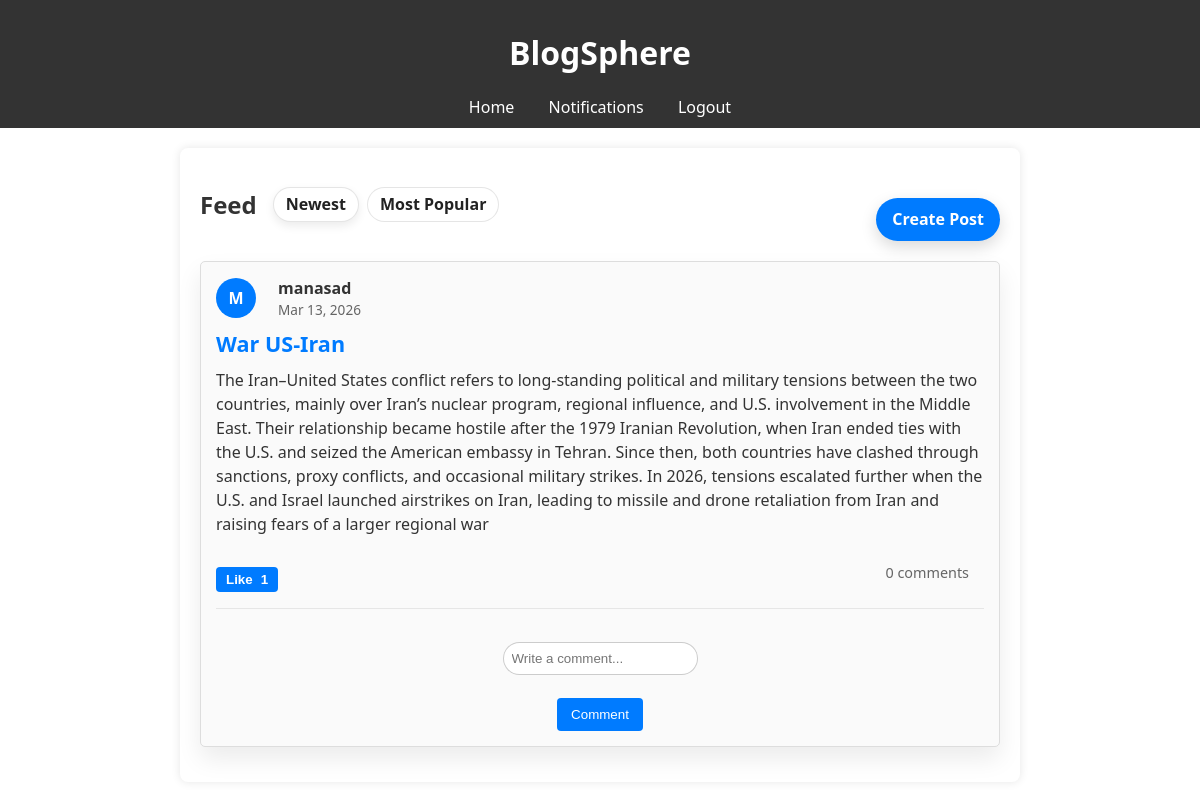
Screenshot of / (signed in) with the database file from the repository.
### models.py (models this page shows)
class Post(db.Model):
    id = db.Column(db.Integer, primary_key=True)
    user_id = db.Column(db.Integer, db.ForeignKey('user.id'), nullable=False)
    title = db.Column(db.String(200), nullable=False)
    content = db.Column(db.Text, nullable=False)
    created_at = db.Column(db.DateTime, default=datetime.utcnow)
    comments = db.relationship('Comment', backref='post', lazy=True)
    likes = db.relationship('Like', backref='post', lazy=True)

class User(UserMixin, db.Model):
    id = db.Column(db.Integer, primary_key=True)
    username = db.Column(db.String(150), unique=True, nullable=False)
    email = db.Column(db.String(150), unique=True, nullable=False)
    password_hash = db.Column(db.String(150), nullable=False)
    bio = db.Column(db.Text, nullable=True)
    posts = db.relationship('Post', backref='author', lazy=True)
    comments = db.relationship('Comment', backref='author', lazy=True)
    likes = db.relationship('Like', backref='user', lazy=True)
    notifications = db.relationship('Notification', backref='user', lazy=True)

### app.py (the view)
@app.route('/')
@login_required
def home():
    sort = request.args.get('sort', 'newest')
    if sort == 'popular':
        posts = (
            Post.query
            .outerjoin(Like)
            .group_by(Post.id)
            .order_by(db.func.count(Like.id).desc(), Post.created_at.desc())
            .all()
        )
    else:
        posts = Post.query.order_by(Post.created_at.desc()).all()
    return render_template('home.html', posts=posts, sort=sort)

### app.py (called while the page is built)
@login_manager.user_loader
def load_user(user_id):
    return User.query.get(int(user_id))

@app.context_processor
def inject_unread_count():
    if current_user.is_authenticated:
        unread_count = Notification.query.filter_by(user_id=current_user.id, is_read=False).count()
        return dict(unread_count=unread_count)
    return dict(unread_count=0)

### templates/home.html (shortened to what this page needs)
{% extends "base.html" %}
{% block content %}
<div class="feed-header">
    <div class="feed-header-left">
        <h2>Feed</h2>
        <div class="feed-filters">
            <a href="{{ url_for('home', sort='newest') }}" class="filter-btn {% if sort != 'popular' %}active{% endif %}">Newest</a>
            <a href="{{ url_for('home', sort='popular') }}" class="filter-btn {% if sort == 'popular' %}active{% endif %}">Most Popular</a>
        </div>
    </div>
    <a class="create-post-btn" href="{{ url_for('create_post') }}">Create Post</a>
</div>
{% for post in posts %}
<div class="post">
    <div class="post-header">
        <div class="avatar" aria-hidden="true">{{ post.author.username[0]|upper }}</div>
        <div class="post-meta">
            <span class="post-author">{{ post.author.username }}</span>
            <span class="post-date">{{ post.created_at.strftime('%b %d, %Y') }}</span>
        </div>
    </div>
    <h3 class="post-title">{{ post.title }}</h3>
    <p class="post-content">{{ post.content }}</p>
    <div class="post-actions">
        <div class="post-engage">
            {% set liked = (post.likes | selectattr('user_id', 'equalto', current_user.id) | list | length) > 0 %}
            <form method="POST" action="{{ url_for('like_post', post_id=post.id) }}" class="like-form">
                <button type="submit" class="like-btn {% if liked %}liked{% endif %}">
                    {% if liked %}Unlike{% else %}Like{% endif %}
                    <span class="like-count">{{ post.likes|length }}</span>
                </button>
            </form>
        </div>
        <div class="post-stats">
            <span>{{ post.comments|length }} comments</span>
        </div>
    </div>
    <div class="comments">
        <form method="POST" action="{{ url_for('comment_post', post_id=post.id) }}" class="comment-form">
            <input type="text" name="comment" placeholder="Write a comment..." required>
            <button type="submit">Comment</button>
        </form>
    </div>
</div>
{% endfor %}
{% endblock %}

### templates/base.html (shortened to what this page needs)
<!DOCTYPE html>
<html lang="en">
<head>
    <link rel="stylesheet" href="{{ url_for('static', filename='css/style.css') }}">
</head>
<body class="{% block body_class %}{% endblock %}">
    <header>
        <h1>BlogSphere</h1>
        <nav>
            {% if current_user.is_authenticated %}
                <a href="{{ url_for('home') }}">Home</a>
                <a href="{{ url_for('notifications') }}">Notifications{% if unread_count %} ({{ unread_count }}){% endif %}</a>
                <a href="{{ url_for('logout') }}">Logout</a>
            {% else %}
                <a href="{{ url_for('login') }}">Login</a>
                <a href="{{ url_for('register') }}">Register</a>
            {% endif %}
        </nav>
    </header>
    <main>
        {% block content %}{% endblock %}
    </main>
</body>
</html>

### static/css/style.css (style rules this page uses)
body { font-family: 'Segoe UI', Tahoma, Geneva, Verdana, sans-serif; margin: 0; padding: 0; color: #333; }
.feed-header { display: flex; justify-content: space-between; align-items: flex-end; margin-bottom: 1.25rem; gap: 1rem; flex-wrap: wrap; }
.feed-header-left { display: flex; align-items: center; gap: 1rem; flex-wrap: wrap; }
.feed-filters { display: flex; gap: 0.5rem; }
.filter-btn { padding: 0.35rem 0.75rem; border-radius: 999px; border: 1px solid rgba(0, 0, 0, 0.1); background: rgba(255, 255, 255, 0.65); color: #222; font-weight: 600; text-decoration: none; }
.filter-btn.active { background: white; box-shadow: 0 4px 10px rgba(0, 0, 0, 0.08); }
.create-post-btn { padding: 0.65rem 1rem; border-radius: 999px; background: #007bff; color: white; text-decoration: none; font-weight: 600; box-shadow: 0 6px 16px rgba(0, 0, 0, 0.15); }
.post { background: rgba(255, 255, 255, 0.95); border-radius: 14px; padding: 1.25rem 1.5rem; box-shadow: 0 12px 24px rgba(0, 0, 0, 0.08); margin-bottom: 1.25rem; }
.post-header { display: flex; align-items: center; gap: 0.75rem; margin-bottom: 1rem; }
.avatar { width: 44px; height: 44px; border-radius: 50%; background: #007bff; color: white; display: flex; align-items: center; justify-content: center; font-weight: 700; font-size: 1rem; }
.post-meta { display: flex; flex-direction: column; gap: 0.1rem; }
.post-author { font-weight: 700; }
.post-date { font-size: 0.85rem; color: rgba(0, 0, 0, 0.6); }
.post-title { font-size: 1.35rem; margin: 0.5rem 0 0.75rem; }
.post-content { margin: 0 0 1rem; line-height: 1.5; }
.post-actions { display: flex; align-items: center; justify-content: space-between; flex-wrap: wrap; gap: 0.75rem; margin-bottom: 1rem; }
.post-engage { display: flex; align-items: center; gap: 0.5rem; }
.like-form { display: inline; }
.like-btn { display: inline-flex; align-items: center; gap: 0.5rem; padding: 0.5rem 0.9rem; background: rgba(0, 123, 255, 0.1); border: 1px solid rgba(0, 123, 255, 0.35); border-radius: 999px; color: #0056b3; font-weight: 600; cursor: pointer; }
.post-stats { display: flex; gap: 1rem; color: rgba(0, 0, 0, 0.65); font-size: 0.9rem; }
.comments { border-top: 1px solid rgba(0, 0, 0, 0.08); padding-top: 1rem; margin-top: 1rem; }
.comment-form { display: flex; gap: 0.5rem; margin-top: 0.75rem; align-items: center; }
.comment-form input { flex: 1; padding: 0.5rem; border-radius: 999px; border: 1px solid rgba(0, 0, 0, 0.2); }
.comment-form button { padding: 0.55rem 0.9rem; }
header { background-color: #333; color: white; padding: 10px; text-align: center; }
nav a { color: white; margin: 0 15px; text-decoration: none; }
main { max-width: 800px; margin: 20px auto; padding: 20px; background: white; border-radius: 8px; box-shadow: 0 0 10px rgba(0,0,0,0.1); }
.post { border: 1px solid #ddd; padding: 15px; margin: 15px 0; border-radius: 5px; background-color: #fafafa; }
.post-header { display: flex; align-items: center; margin-bottom: 10px; }
.avatar { width: 40px; height: 40px; border-radius: 50%; background-color: #007bff; margin-right: 10px; }
.post-title { color: #007bff; font-weight: bold; margin: 10px 0; }
.post-stats { margin: 10px 0; font-size: 0.9em; color: #666; }
.post-stats span { margin-right: 15px; }
.post-actions { margin-top: 10px; }
.post-actions a, .post-actions button { margin-right: 10px; padding: 5px 10px; text-decoration: none; background-color: #007bff; color: white; border: none; border-radius: 4px; cursor: pointer; }
form { display: flex; flex-direction: column; }
input, textarea { padding: 8px; margin-top: 5px; border: 1px solid #ccc; border-radius: 4px; }
button { margin-top: 15px; padding: 10px; background-color: #007bff; color: white; border: none; border-radius: 4px; cursor: pointer; }
p { margin-top: 20px; }
a { color: #007bff; }

### rows the page displays
Post: author "M", author.username "manasad", created_at "Mar 13, 2026", title "War US-Iran", content "The Iran–United States conflict refers to long-standing political and military tensions between the two countries, mainly over Iran’s nuclear program, regional influence, and U.S. involvement in the Middle East. Their relationship became hostile after the 1979 Iranian Revolution, when Iran ended ties with the U.S. and seized the American embassy in Tehran. Since then, both countries have clashed through sanctions, proxy conflicts, and occasional military strikes. In 2026, tensions escalated further when the U.S. and Israel launched airstrikes on Iran, leading to missile and drone retaliation from Iran and raising fears of a larger regional war", likes|length "1", comments|length "0"
